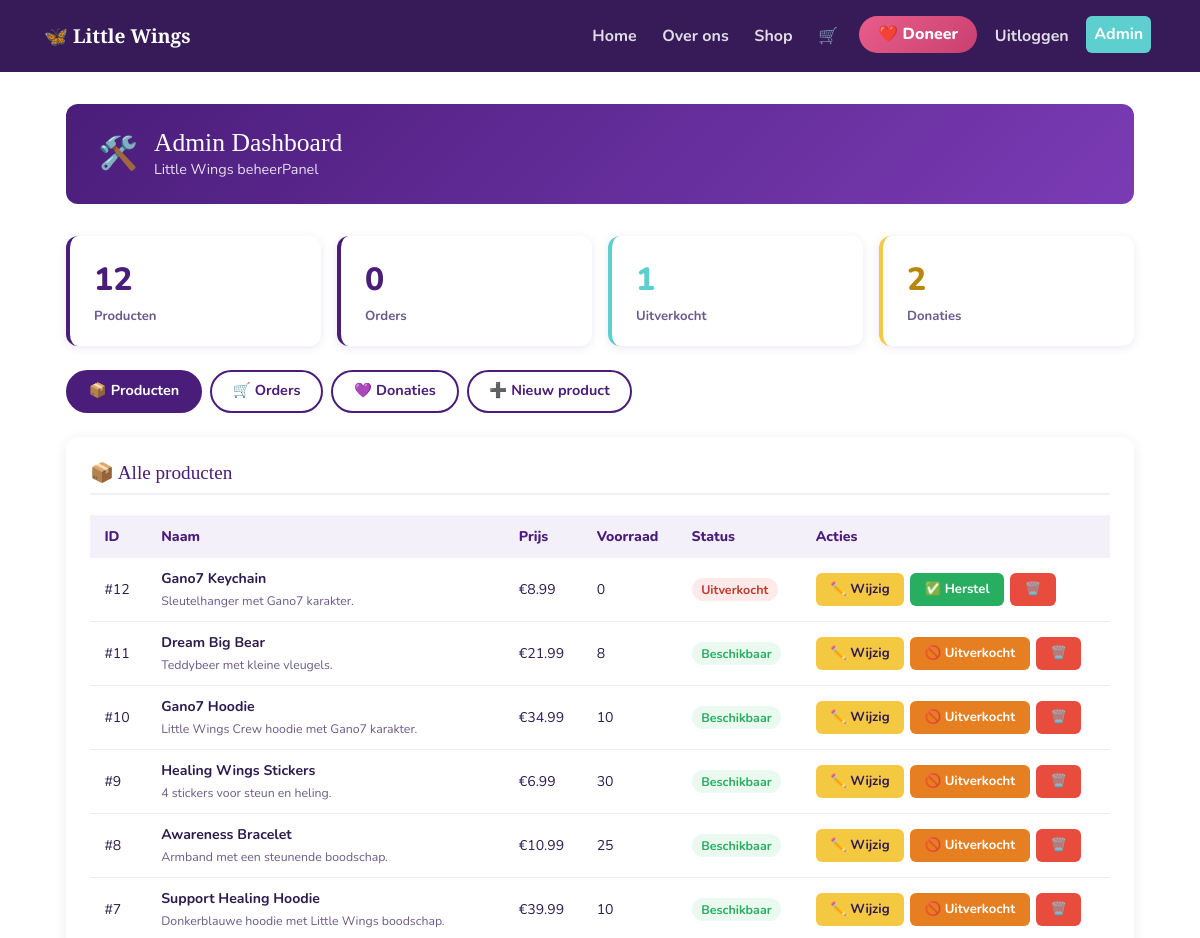
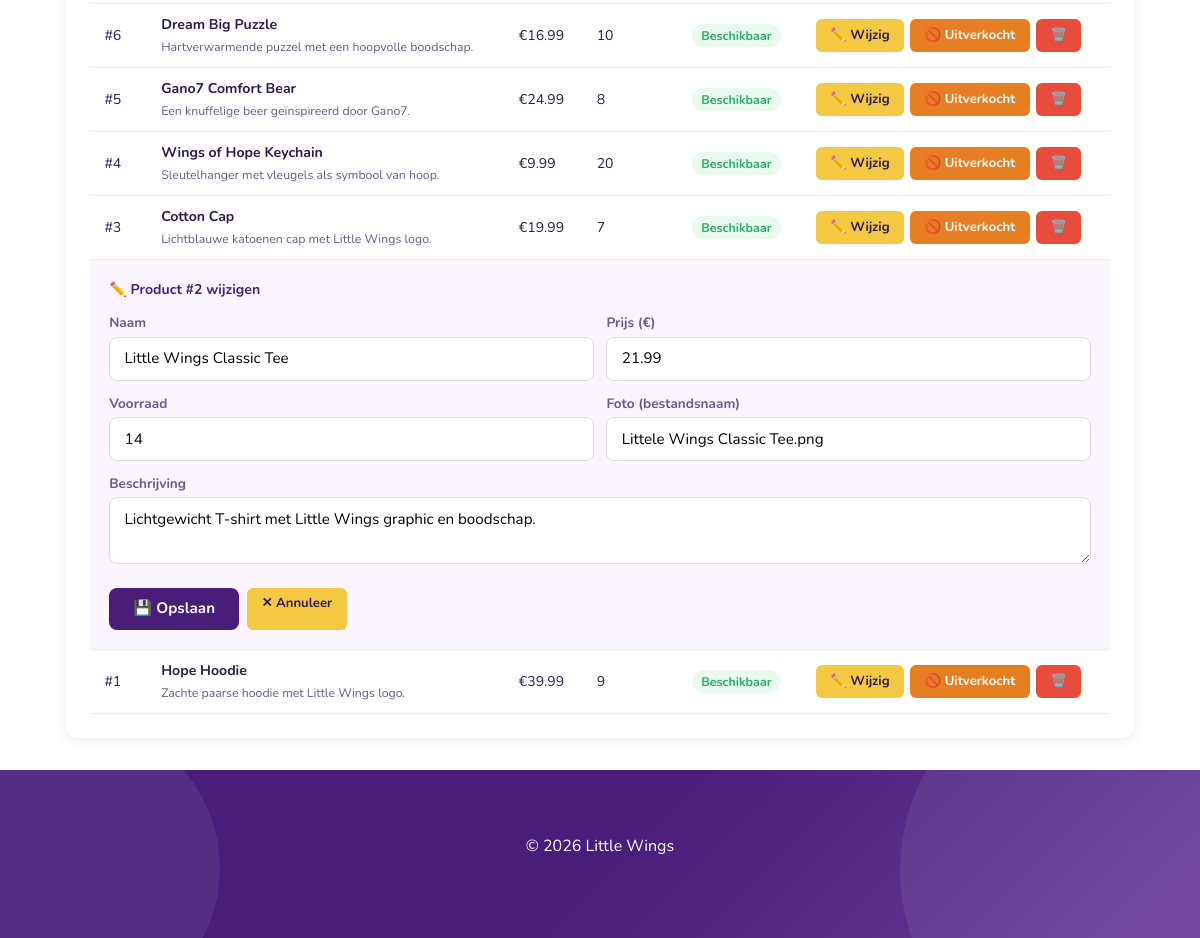
The app's page /admin?edit_id=2 (signed in) with its own data (2 pictures, top to bottom).
### app/models.py (models this page shows, shortened)
class Product(db.Model):
    __tablename__ = 'product'
    id: Mapped[int] = mapped_column(primary_key=True)
    naam: Mapped[str] = mapped_column(String(100), nullable=False)
    beschrijving: Mapped[str | None] = mapped_column(Text)
    prijs: Mapped[float] = mapped_column(Float, nullable=False)
    voorraad: Mapped[int] = mapped_column(Integer, default=0)
    foto: Mapped[str | None] = mapped_column(String(200))

### app/auth.py (the view)
    def check(**url_waarde):
        if not current_user.is_authenticated:
            return redirect(url_for('login'))
        if current_user.email not in ADMIN_EMAILS:
            abort(403)
        return functie(**url_waarde)

### app/auth.py (called while the page is built)
def admin_required(functie):
    def check(**url_waarde):
        if not current_user.is_authenticated:
            return redirect(url_for('login'))
        if current_user.email not in ADMIN_EMAILS:
            abort(403)
        return functie(**url_waarde)
    check.__name__ = functie.__name__
    return check

### app/models.py (called while the page is built)
@login_manager.user_loader
def load_user(user_id: int):
    return db.session.get(User, int(user_id))

### app/templates/admin.html (shortened to what this page needs)
{% extends "base.html" %}
{% block content %}
<div class="admin-wrap">
  <div class="admin-header">
    <span style="font-size:2rem">🛠️</span>
    <div>
      <h1>Admin Dashboard</h1>
      <div style="font-size:.9rem;opacity:.85">Little Wings beheerPanel</div>
    </div>
  </div>
  <div class="stats-row">
    <div class="stat-box">
      <div class="num">{{ producten|length }}</div>
      <div class="lbl">Producten</div>
    </div>
    <div class="stat-box">
      <div class="num">{{ orders|length }}</div>
      <div class="lbl">Orders</div>
    </div>
    <div class="stat-box" style="border-color:var(--teal)">
      <div class="num" style="color:var(--teal)">{{ producten|selectattr('voorraad','eq',0)|list|length }}</div>
      <div class="lbl">Uitverkocht</div>
    </div>
    <div class="stat-box" style="border-color:var(--gold)">
      <div class="num" style="color:#b8860b">{{ donaties|length }}</div>
      <div class="lbl">Donaties</div>
    </div>
  </div>
  <div class="admin-tabs">
    <a href="#producten" class="admin-tab {% if tab == 'producten' or not tab %}active{% endif %}">📦 Producten</a>
    <a href="#orders" class="admin-tab {% if tab == 'orders' %}active{% endif %}">🛒 Orders</a>
    <a href="#donaties" class="admin-tab {% if tab == 'donaties' %}active{% endif %}">💜 Donaties</a>
    <a href="#nieuw" class="admin-tab {% if tab == 'nieuw' %}active{% endif %}">➕ Nieuw product</a>
  </div>
  <div id="producten" class="admin-section">
    <div class="admin-card">
      <h2>📦 Alle producten</h2>
      {% if producten %}
      <div style="overflow-x:auto">
        <table class="admin-table">
          <thead>
            <tr>
              <th>ID</th><th>Naam</th><th>Prijs</th><th>Voorraad</th><th>Status</th><th>Acties</th>
            </tr>
          </thead>
          <tbody>
            {% for p in producten %}
            {% if edit_id == p.id %}
            <tr class="edit-form-row">
              <td colspan="6">
                <strong style="color:var(--primary);display:block;margin-bottom:.8rem">✏️ Product #{{ p.id }} wijzigen</strong>
                <form method="POST" action="{{ url_for('admin_wijzig_product', product_id=p.id) }}" class="admin-form">
                  <div class="form-row">
                    <div>
                      <label>Naam</label>
                      <input type="text" name="naam" value="{{ p.naam }}" required>
                    </div>
                    <div>
                      <label>Prijs (€)</label>
                      <input type="number" name="prijs" step="0.01" min="0" value="{{ '%.2f'|format(p.prijs) }}" required>
                    </div>
                  </div>
                  <div class="form-row">
                    <div>
                      <label>Voorraad</label>
                      <input type="number" name="voorraad" min="0" value="{{ p.voorraad }}">
                    </div>
                    <div>
                      <label>Foto (bestandsnaam)</label>
                      <input type="text" name="foto" value="{{ p.foto or '' }}" placeholder="bijv. hoodie.png">
                    </div>
                  </div>
                  <div>
                    <label>Beschrijving</label>
                    <textarea name="beschrijving" rows="2">{{ p.beschrijving or '' }}</textarea>
                  </div>
                  <div style="display:flex;gap:.5rem;margin-top:.3rem;flex-wrap:wrap">
                    <button type="submit" class="btn-primary">💾 Opslaan</button>
                    <a href="{{ url_for('admin') }}" class="btn-warning">✕ Annuleer</a>
                  </div>
                </form>
              </td>
            </tr>
            {% else %}
            <tr>
              <td>#{{ p.id }}</td>
              <td>
                <strong>{{ p.naam }}</strong>
                {% if p.beschrijving %}
                  <br><small style="color:var(--text-light)">{{ p.beschrijving[:60] }}{% if p.beschrijving|length > 60 %}…{% endif %}</small>
                {% endif %}
              </td>
              <td>€{{ '%.2f'|format(p.prijs) }}</td>
              <td>{{ p.voorraad }}</td>
              <td>
                {% if p.voorraad == 0 %}
                  <span class="badge-uitverkocht">Uitverkocht</span>
                {% else %}
                  <span class="badge-beschikbaar">Beschikbaar</span>
                {% endif %}
              </td>
              <td>
                <div class="actions">
                  <a href="{{ url_for('admin', edit_id=p.id) }}#producten" class="btn-warning">✏️ Wijzig</a>
                  <form method="POST" action="{{ url_for('admin_uitverkocht', product_id=p.id) }}">
                    {% if p.voorraad == 0 %}
                      <button type="submit" class="btn-groen">✅ Herstel</button>
                    {% else %}
                      <button type="submit" class="btn-oranje">🚫 Uitverkocht</button>
                    {% endif %}
                  </form>
                  <form method="POST" action="{{ url_for('admin_verwijder_product', product_id=p.id) }}">
                    <button type="submit" class="btn-danger">🗑️</button>
                  </form>
                </div>
              </td>
            </tr>
            {% endif %}
            {% endfor %}
          </tbody>
        </table>
      </div>
      {% else %}
        <p style="color:var(--text-light);text-align:center;padding:2rem">
          Nog geen producten. <a href="#nieuw" style="color:var(--primary)">Voeg er één toe ➕</a>
        </p>
      {% endif %}
    </div>
  </div>
</div>
{% endblock %}

### app/static/css/style.css (style rules this page uses)
:root { --primary: #4a1d7a; --primary-light: #7b3bb5; --teal: #5ecfcf; --gold: #f5c842; --white: #ffffff; --text: #2d1b4e; --text-light: #6b5a8a; --light-bg: #f4f0fa; --border: #e8e0f5; --surface: #faf8ff; }
* { box-sizing: border-box; margin: 0; padding: 0; }
body { font-family: 'Nunito', sans-serif; color: var(--text); background: var(--white); }
.btn-primary { background: white; color: #b87a3c; border: 2px solid white; }
.admin-wrap { max-width: 1100px; margin: 2rem auto; padding: 0 1rem; }
.admin-header { background: linear-gradient(135deg, var(--primary), var(--primary-light)); color: #fff; padding: 1.5rem 2rem; border-radius: 12px; margin-bottom: 2rem; display: flex; align-items: center; gap: 1rem; }
.admin-header h1 { margin: 0; font-size: 1.6rem; font-family: 'Playfair Display', serif; }
.admin-tabs { display: flex; gap: .5rem; margin-bottom: 1.5rem; flex-wrap: wrap; }
.admin-tab { padding: .55rem 1.3rem; border: 2px solid var(--primary); border-radius: 30px; background: transparent; color: var(--primary); font-weight: 700; text-decoration: none; font-size: .9rem; transition: all .2s; }
.admin-tab:hover, .admin-tab.active { background: var(--primary); color: #fff; }
.admin-section { display: none; }
#producten { display: block; }
.admin-card { background: #fff; border-radius: 12px; box-shadow: 0 2px 12px rgba(74,29,122,.1); padding: 1.5rem; margin-bottom: 1.5rem; }
.admin-card h2 { font-size: 1.2rem; color: var(--primary); margin-bottom: 1.2rem; font-family: 'Playfair Display', serif; border-bottom: 2px solid var(--light-bg); padding-bottom: .6rem; }
.stats-row { display: grid; grid-template-columns: repeat(auto-fit, minmax(160px,1fr)); gap: 1rem; margin-bottom: 1.5rem; }
.stat-box { background: #fff; border-radius: 12px; padding: 1.2rem 1.5rem; box-shadow: 0 2px 10px rgba(74,29,122,.1); border-left: 4px solid var(--primary); }
.stat-box .num { font-size: 2rem; font-weight: 800; color: var(--primary); }
.stat-box .lbl { font-size: .82rem; color: var(--text-light); font-weight: 700; margin-top: .2rem; }
.admin-table { width: 100%; border-collapse: collapse; font-size: .88rem; }
.admin-table th { background: var(--light-bg); color: var(--primary); padding: .7rem .9rem; text-align: left; font-weight: 800; }
.admin-table td { padding: .65rem .9rem; border-bottom: 1px solid #f0eaf8; vertical-align: middle; }
.badge-uitverkocht { background: #ffeaea; color: #c0392b; padding: .2rem .6rem; border-radius: 20px; font-size: .78rem; font-weight: 700; }
.badge-beschikbaar { background: #eafaf1; color: #27ae60; padding: .2rem .6rem; border-radius: 20px; font-size: .78rem; font-weight: 700; }
.btn-primary { background: var(--primary); color: #fff; border: none; padding: .6rem 1.5rem; border-radius: 8px; font-weight: 700; cursor: pointer; font-size: .95rem; text-decoration: none; display: inline-block; }
.btn-danger { background: #e74c3c; color: #fff; border: none; padding: .4rem .9rem; border-radius: 6px; font-size: .82rem; font-weight: 700; cursor: pointer; }
.btn-warning { background: var(--gold); color: var(--text); border: none; padding: .4rem .9rem; border-radius: 6px; font-size: .82rem; font-weight: 700; cursor: pointer; text-decoration: none; display: inline-block; }
.btn-groen { background: #27ae60; color: #fff; border: none; padding: .4rem .9rem; border-radius: 6px; font-size: .82rem; font-weight: 700; cursor: pointer; }
.btn-oranje { background: #e67e22; color: #fff; border: none; padding: .4rem .9rem; border-radius: 6px; font-size: .82rem; font-weight: 700; cursor: pointer; }
.actions { display: flex; gap: .4rem; flex-wrap: wrap; align-items: center; }
.admin-form { display: grid; gap: .8rem; }
.admin-form input, .admin-form textarea { width: 100%; padding: .6rem .9rem; border: 1.5px solid #ddd; border-radius: 8px; font-family: 'Nunito', sans-serif; font-size: .95rem; }
.admin-form label { font-weight: 700; font-size: .85rem; color: var(--text-light); margin-bottom: .2rem; display: block; }
.form-row { display: grid; grid-template-columns: 1fr 1fr; gap: .8rem; }
.edit-form-row td { background: #faf5ff !important; padding: 1.2rem !important; }

### records on screen
Product: id "12", naam "Gano7 Keychain", beschrijving "Sleutelhanger met Gano7 karakter.", prijs "8.99", voorraad "0", shows "Uitverkocht", shows "✅ Herstel"
Product: id "11", naam "Dream Big Bear", beschrijving "Teddybeer met kleine vleugels.", prijs "21.99", voorraad "8", shows "Beschikbaar", shows "🚫 Uitverkocht"
Product: id "10", naam "Gano7 Hoodie", beschrijving "Little Wings Crew hoodie met Gano7 karakter.", prijs "34.99", voorraad "10", shows "Beschikbaar", shows "🚫 Uitverkocht"
Product: id "9", naam "Healing Wings Stickers", beschrijving "4 stickers voor steun en heling.", prijs "6.99", voorraad "30", shows "Beschikbaar", shows "🚫 Uitverkocht"
Product: id "8", naam "Awareness Bracelet", beschrijving "Armband met een steunende boodschap.", prijs "10.99", voorraad "25", shows "Beschikbaar", shows "🚫 Uitverkocht"
Product: id "7", naam "Support Healing Hoodie", beschrijving "Donkerblauwe hoodie met Little Wings boodschap.", prijs "39.99", voorraad "10", shows "Beschikbaar", shows "🚫 Uitverkocht"
Product: id "6", naam "Dream Big Puzzle", beschrijving "Hartverwarmende puzzel met een hoopvolle boodschap.", prijs "16.99", voorraad "10", shows "Beschikbaar", shows "🚫 Uitverkocht"
Product: id "5", naam "Gano7 Comfort Bear", beschrijving "Een knuffelige beer geïnspireerd door Gano7.", prijs "24.99", voorraad "8", shows "Beschikbaar", shows "🚫 Uitverkocht"
Product: id "4", naam "Wings of Hope Keychain", beschrijving "Sleutelhanger met vleugels als symbool van hoop.", prijs "9.99", voorraad "20", shows "Beschikbaar", shows "🚫 Uitverkocht"
Product: id "3", naam "Cotton Cap", beschrijving "Lichtblauwe katoenen cap met Little Wings logo.", prijs "19.99", voorraad "7", shows "Beschikbaar", shows "🚫 Uitverkocht"
Product: id "2", naam "Little Wings Classic Tee", prijs "21.99", voorraad "14", foto "Littele Wings Classic Tee.png", beschrijving "Lichtgewicht T-shirt met Little Wings graphic en boodschap."
Product: id "1", naam "Hope Hoodie", beschrijving "Zachte paarse hoodie met Little Wings logo.", prijs "39.99", voorraad "9", shows "Beschikbaar", shows "🚫 Uitverkocht"

### other values on screen
{{ producten|length }} "12"
{{ orders|length }} "0"
{{ producten|selectattr('voorraad','eq',0)|list|length }} "1"
{{ donaties|length }} "2"
